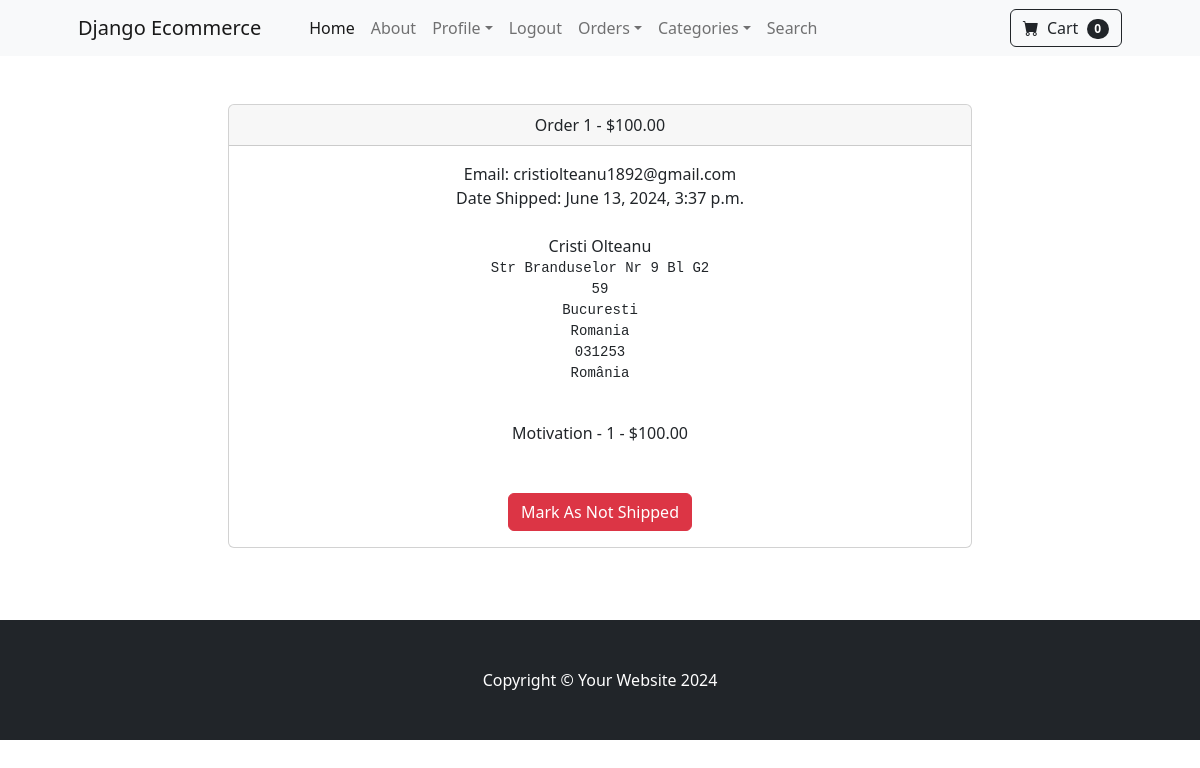
Page /payments/orders/1 (signed in) on the earlier database version.
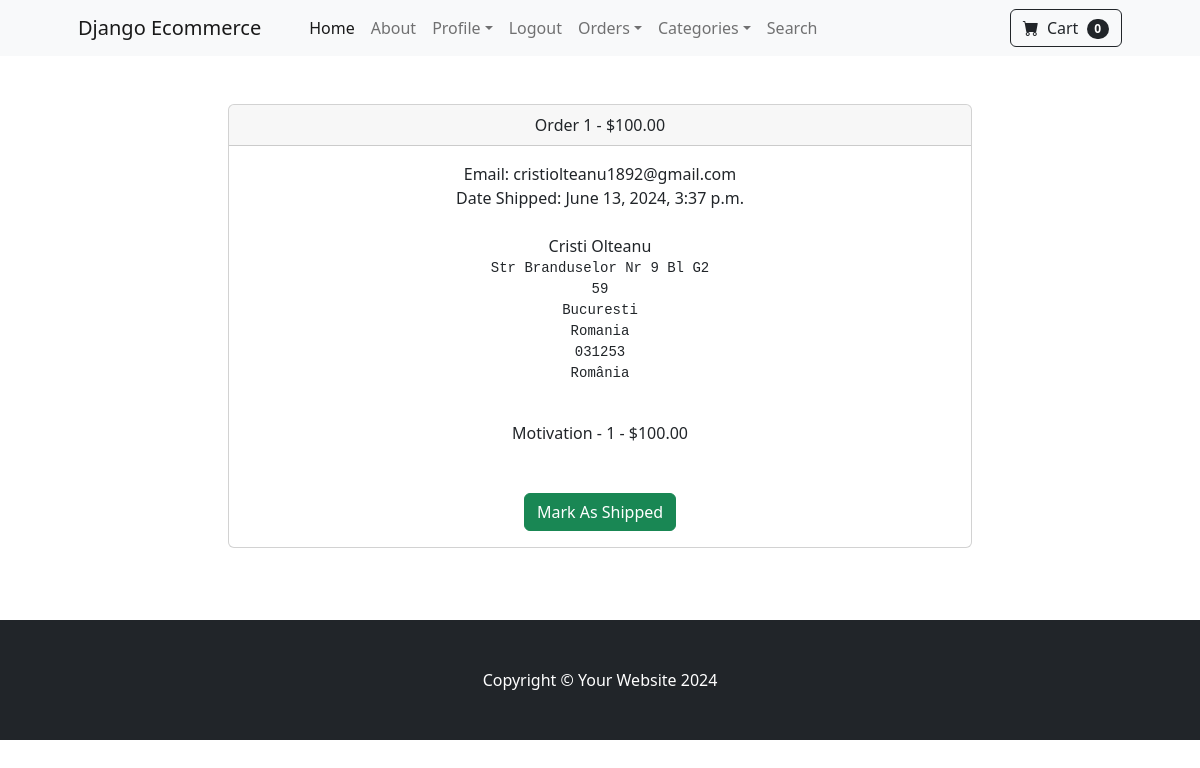
Same page on the later database version.
### payments/views.py (the view, shortened to what this page needs)
# urls.py: path('orders/<int:pk>', orders, name='orders'),
def orders(request, pk):
    if request.user.is_authenticated and request.user.is_superuser:
        order = Order.objects.get(id=pk)
        items = OrderItem.objects.filter(order=pk)
        return render(request, 'orders.html', {"order":order, "items":items})
    else:
        messages.success(request, "Access Denied")
        return redirect('home')

### cart/cart.py (called while the page is built)
    def __len__(self):
        return len(self.cart)

### cart/context_processors.py (called while the page is built)
def cart(request):
    return {'cart': Cart(request)}

### store/context_processors.py (called while the page is built)
def categories(request):
    categories = Category.objects.all()
    return {'categories': categories}

### store/models.py (called while the page is built)
    def __str__(self):
        return self.name

### payments/templates/orders.html (shortened to what this page needs)
{% extends 'base.html' %}
{% block content %}
        <div class="container">
        	<div class="row">
        		<center>
        			<div class="col-8">
        				<br/><br/>
<div class="card">
  <div class="card-header">
    Order {{ order.id}} - ${{order.amount_paid}}
  </div>
  <div class="card-body">
    Email: {{ order.email}}<br/>
    {% if order.date_shipped %}
      Date Shipped: {{ order.date_shipped}}
    {% else %}
     Date Ordered: {{ order.date_ordered}}
    {% endif %}
    <br/><br/>
    {{ order.full_name }}<br/>
    <pre>{{ order.shipping_address }}
    </pre>
    {% for item in items %}
      {{ item.product }} - {{ item.quantity }} - ${{ item.price }}<br/>
    {% endfor %}
    <br/><br/>
    {% if not order.shipped %}
    <form method="POST">
      <button type="Submit" class="btn btn-success">Mark As Shipped</button>
    {% else %}
    <form method="POST">
      <button type="Submit" class="btn btn-danger">Mark As Not Shipped</button>
    {% endif %}
  </div>
</div>
<br/>
<br/><br/>
        			</div>
        		</center>
        	</div>
        </div>
{% endblock %}

Differences in the rows shown:
changed Order "cristiolteanu1892@gmail.com": shipped True → False (drawn)
Other differences:
text no longer shown: "Mark As Not Shipped"
text now shown: "Mark As Shipped"
